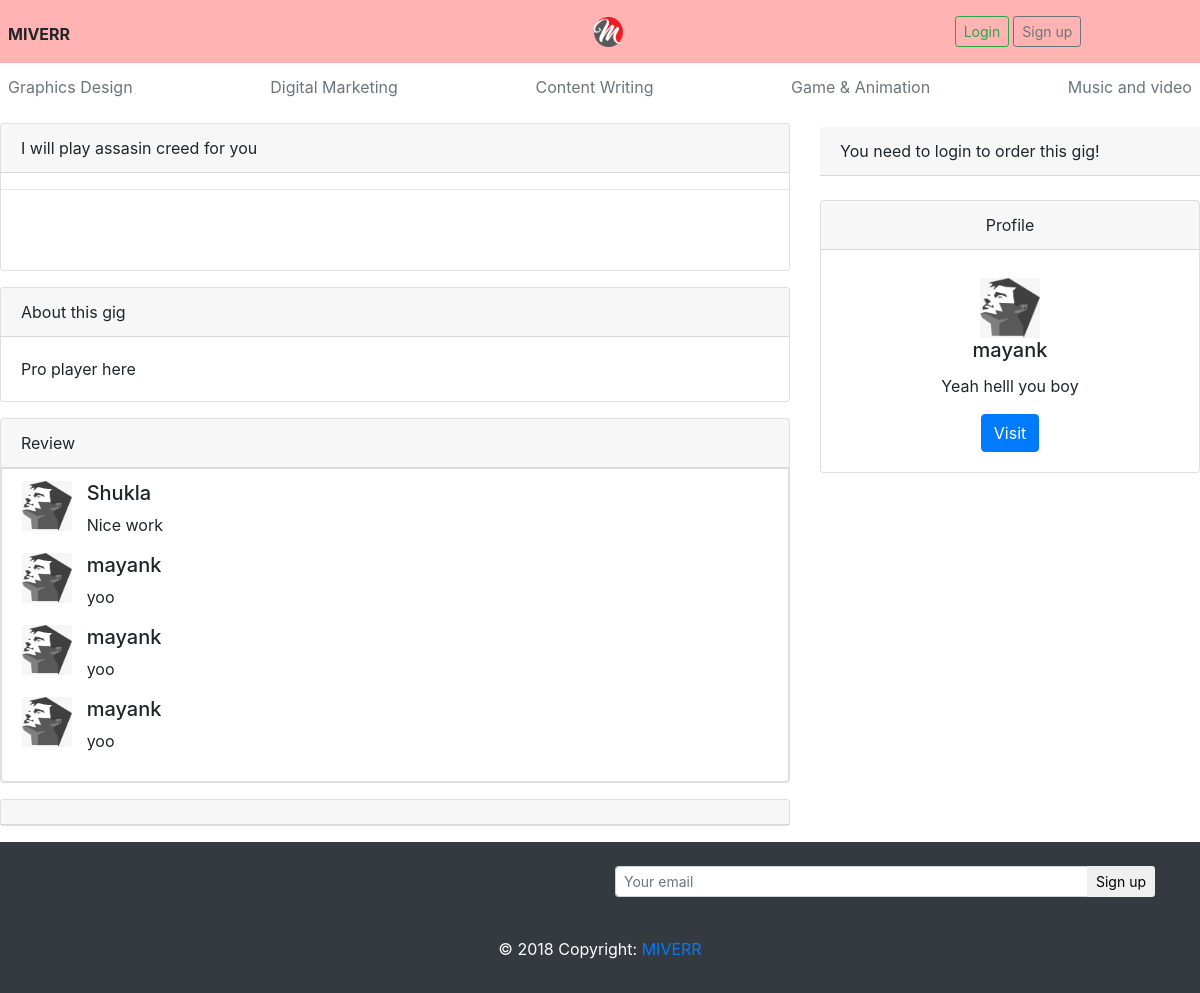
The app's page /gigs/3/ with its own data.
### miverrapp/models.py (models this page shows, shortened)
class Gig(models.Model):
    CATEGORY_CHOICES=(
    ("GD","Graphic designing"),
    ("DM","Digital Marketing"),
    ("CW","Content-Writing"),
    ("GM","Game & Animation"),
    ("MV","Music and video"),
    )
    title=models.CharField(max_length=500)
    category=models.CharField(max_length=2,choices=CATEGORY_CHOICES)
    description=models.CharField(max_length=1000)
    price=models.IntegerField(default=6)
    photo=models.FileField(upload_to='gigs')
    status=models.BooleanField(default=True)
    user=models.ForeignKey(settings.AUTH_USER_MODEL,on_delete=models.CASCADE)
    create_time=models.DateTimeField(default=timezone.now)

class review(models.Model):
    gig=models.ForeignKey(Gig,on_delete=models.CASCADE)
    user=models.ForeignKey(settings.AUTH_USER_MODEL,on_delete=models.CASCADE)
    content=models.CharField(max_length=500)

### users/models.py (models this page shows, shortened)
class CustomUser(AbstractUser):
    email = models.EmailField(unique=True)
    avatar=models.CharField(max_length=500)
    about=models.CharField(max_length=1000)
    slogan=models.CharField(max_length=100)
    objects = CustomUserManager()

### miverrapp/views.py (the view)
# urls.py: re_path(r'^gigs/(?P<id>[\d-]+)/$',views.gig_detail,name="gig_detail"),
def gig_detail(request,id):
    if request.method=="POST" and "content" in request.POST:
        print("working")
        review.objects.create(content=request.POST['content'],user=request.user,gig_id=id)
        print("working")
    gig=get_object_or_404(Gig,id=id)
    reviews=review.objects.filter(gig=gig)
    if request.user.is_anonymous or review.objects.filter(gig=gig,user=request.user).count()>0:
        sr=False
    else:
        sr=purchase.objects.filter(gig=gig,buyer=request.user).count()>0
    client_token=braintree.ClientToken.generate()
    return render(request,'gig_detail.html',{"sr":sr,"reviews":reviews,"gig":gig,"client_token":client_token})

### templates/gig_detail.html (shortened to what this page needs)
{% extends 'base.html' %}
{% load static %}
{% block body %}
<div class="row">
  <div class="col-md-8">
    <div class="card card-default mt-1 ">
      <div class="card-header">{{gig.title}}</div><hr>
      <div class="card-body"><img src="/media/{{gig.photo}}" class="img-responsive card-img" alt=""></div>
    </div>
  <div class="card card-default mt-3 mb-3">
    <div class="card-header">About this gig </div>
    <div class="card-body"><p class="card-text">{{gig.description}}</p></div>
</div>
<div class="card card-default mt-3 mb-3">
<div class="card-header">
  Review
</div>
<ul class="list-group-item list-group-flush">
<div class="row">
  {% for review in reviews %}
  <div class="col-md-1">
    <img src="{% static 'img/avatar.jpg' %}" style="height:50px; width:50px;" class="img-circle card-img center-block" alt="">
  </div>
  <div class="col-md-11">
    <h5>{{review.user.username}}</h5>
    <p>{{review.content}}</p>
  </div>
  {% endfor %}
</div>
</ul>
</div>
{% if sr %}
        <div class="card card-default mt-3 mb-3">
        <div class="card-header">
          Review
        </div>
                  <form class="form-horizontal" id="productionForm1" method="POST"">
                      {% csrf_token %}
                            <div class="form-group">
                            <div class="col-sm-10">
                              <textarea class="form-control" name="content" placeholder="review"></textarea>
                            </div>
                            </div>
                            <div class="form-group">
                            <div class="col-sm-offset-2 col-sm-10">
                              <button type="submit" class="btn btn-default">Post</button>
                            </div>
                            </div>
                      </form>
        </div>
{% else %}
<div class="card card-default mt-3 mb-3">
<div class="card-header">
</div>
</div>
{% endif %}
  </div>
<div class="col-md-4 mt-2 ">
  <div class="card-header sticky-top">
    {% if user and not user.is_anonymous %}
        <form class="" action="/checkout/" method="POST">
          {% csrf_token %}
          <div id="payment-form">
            <input name="gig_id" value="{{gig.id}}" hidden>
            <button type="submit" class="btn btn-success btn-block" >ORDER NOW (${{gig.price}})</button>
          </div>
        </form>
        <script src="https://js.braintreegateway.com/v2/braintree.js"></script>
        <script src="https://code.jquery.com/jquery-3.2.1.slim.min.js"></script>
        <script type="text/javascript">
          $(document).ready(function(){
            braintree.setup("{{client_token}}","dropin",{
              container:"payment-form",
              paypal:{
                singleUse:true,
                amount:"{{gig.price}}",
                currency:"USD"
              }
            })
          })
        </script>
    {% else %}
      You need to login to order this gig!
    {% endif %}
</div>
    <div class="card text-center mt-4 mb-2">
        <div class="card-header">
          Profile
        </div>
        <div class="card-body mt-2">
          <img src="{% static 'img/avatar.jpg' %}" style="height:60px; width:60px;" class="center-block img-circle" alt="">
          <h5 class="card-title">{{gig.user.username}}</h5>
          <p class="card-text">{{gig.user.about}}</p>
          <a href="{% url 'miverrapp:profile' gig.user.username %}" class="btn btn-primary">Visit</a>
        </div>
</div>
</div>
</div>
{% endblock %}

### records on screen
Gig: title "I will play assasin creed for you", description "Pro player here", user.username "mayank", user.about "Yeah helll you boy"
review: user.username "Shukla", content "Nice work"
review: user.username "mayank", content "yoo"
review: user.username "mayank", content "yoo"
review: user.username "mayank", content "yoo"
